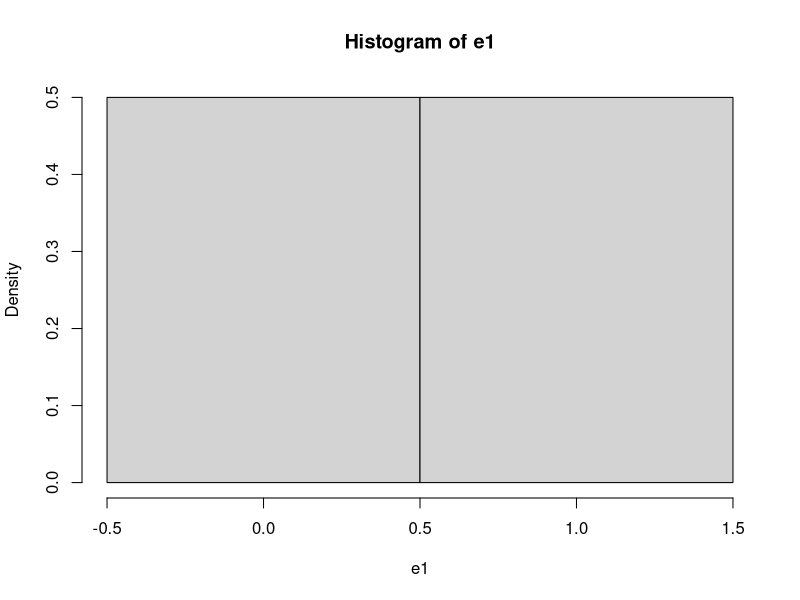
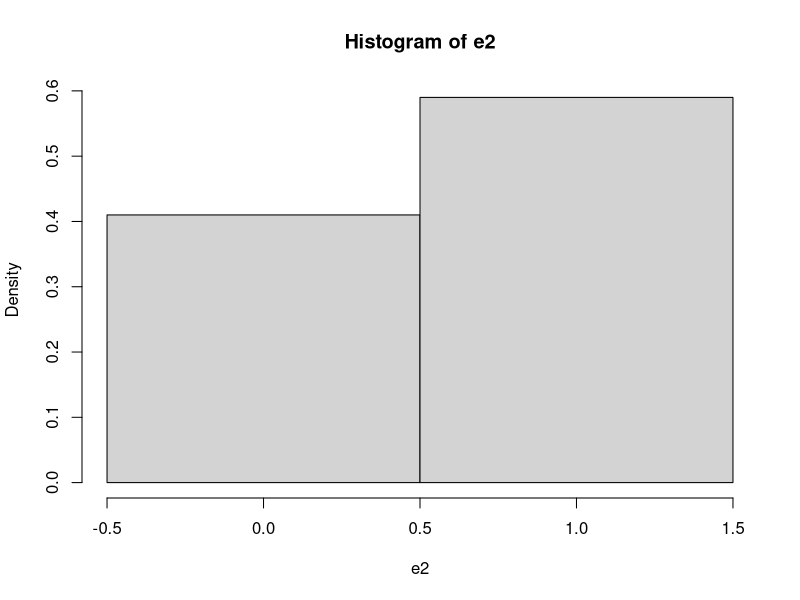
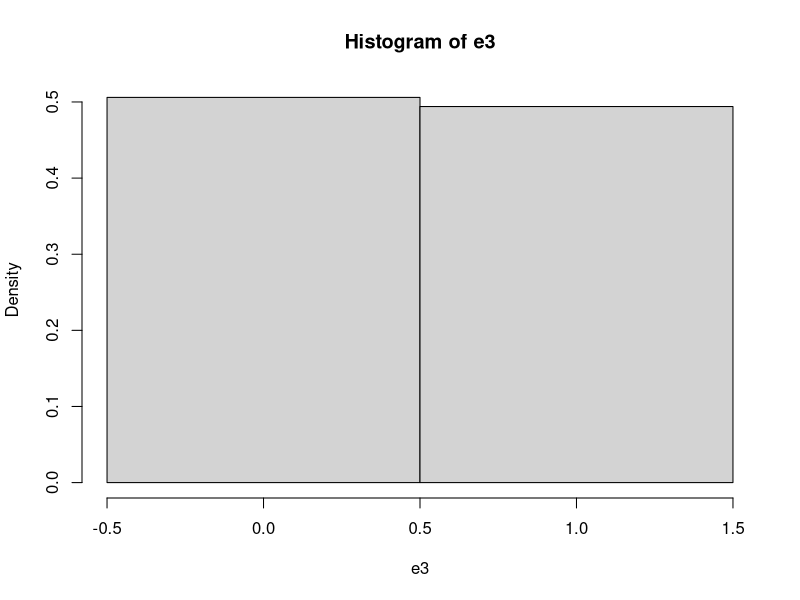
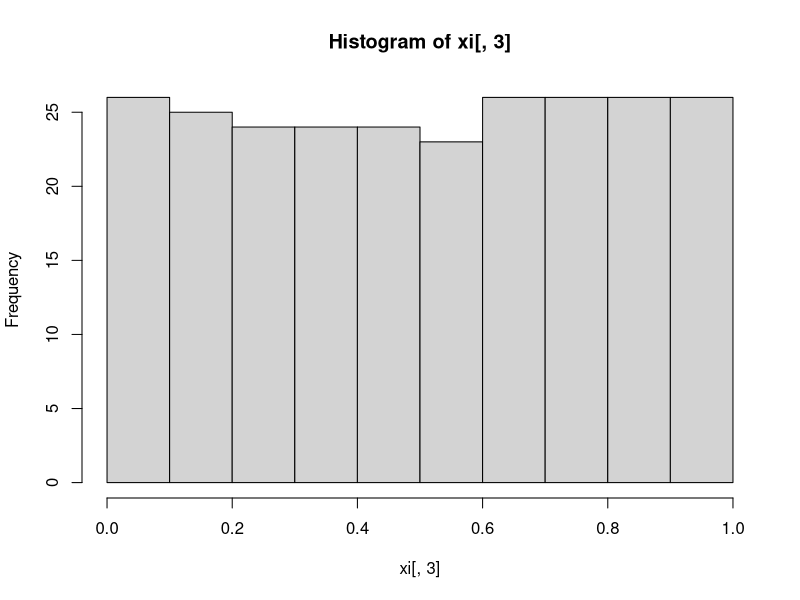
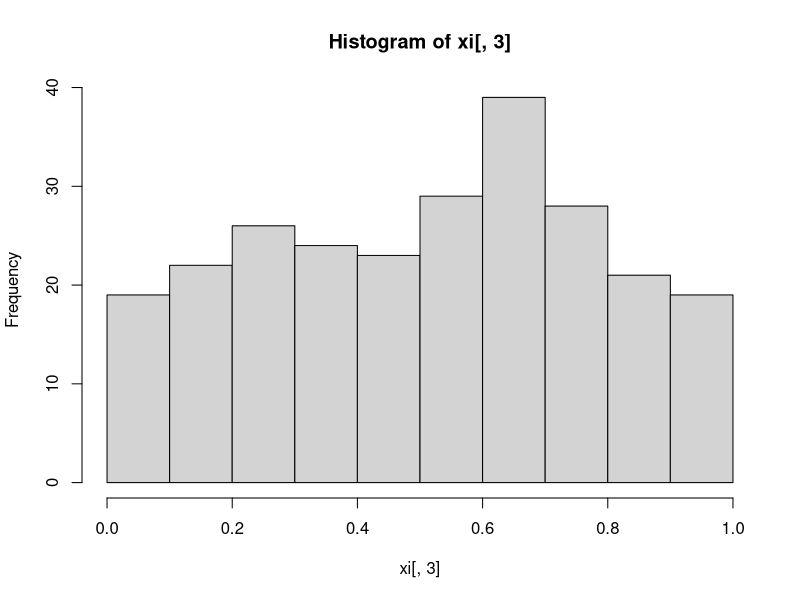
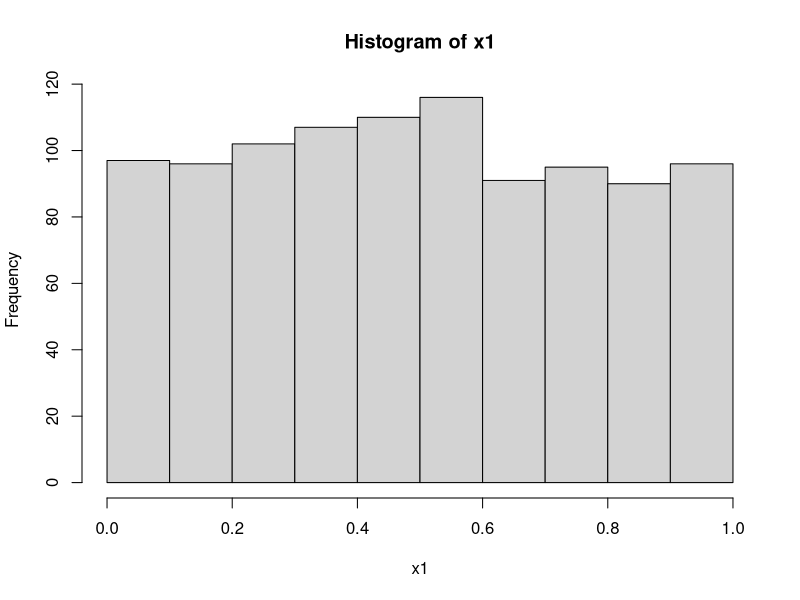

The R source for these figures, in order: (Note: this script raises an error after producing the figures.)
## ---- chunk 1
#                      -=( Install & Load Package Function )=-
install_load <- function (package1, ...)  {   

   # convert arguments to vector
   packages <- c(package1, ...)

   # start loop to determine if each package is installed
   for(package in packages){

       # if package is installed locally, load
       if(package %in% rownames(installed.packages()))
          do.call('library', list(package))

       # if package is not installed locally, download, then load
       else {
          install.packages(package)
          do.call("library", list(package))
       }
   } 
}

path <- function() gsub  ( "\\\\",  "/",  readClipboard ()  )
#Copy path, Panggil function di console
#Copy r path, paste ke var yang diinginkan
## ---- chunk 2
require("knitr")
opts_knit$set(root.dir = "C:/Users/Fathan/Documents/Obsidian Vault/2. Kuliah/Smt 6/1. Metode Simulasi dan Resampling")
## ---- chunk 3
FlipCoin <- function(n) sample(0:1, n, rep=T) 
n <- 10
e1 <- FlipCoin(n) 
e1 
## ---- chunk 4
cat("Banyaknya tail :", sum(e1==0), "dan Peluangnya :", sum(e1==0)/n,
    "\nBanyaknya head :", sum(e1==1), "dan Peluangnya :", sum(e1==1)/n)
## ---- chunk 5
hist(e1,breaks=c(-0.5, 0.5, 1.5), prob=T) 
## ---- chunk 6
#Menggunakan function sebelumnya
n <- 28 
gb <- FlipCoin(n)
gb

g = 0; b=0; B=0
for(i in 1:n){
  if(gb[i] == 1){
    g <- g+1
    b <- 0
  } else{
    b <- b+1
  }
  
  if(b==4){
    B <- B+1
    b <- 0
  }
}

cat("Banyaknya anak perempuan :", g,
    "\nBanyaknya 4 anak tanpa perempuan :", B, 
    "\nPeluangnya :", g/(g+B))
## ---- chunk 7
RollDie <- function(n) sample(1:6, n, rep=T)
n <- 50
d1 <- RollDie(n)
d1
## ---- chunk 8
cat("Banyaknya tail :", sum(d1==3), "dan Frekuensi Relatifnya :", sum(d1==3)/n)
## ---- chunk 9
n <- 100
e2 <- FlipCoin(n) 
cat("Banyaknya tail :", sum(e2==0), "dan Frekuensi Relatifnya :", sum(e2==0)/n,
    "\nBanyaknya head :", sum(e2==1), "dan Frekuensi Relatifnya :", sum(e2==1)/n)
## ---- chunk 10
hist(e2, breaks=c(-0.5, 0.5, 1.5), prob=T)
## ---- chunk 11
n <- 500
e3 <- FlipCoin(n) 
cat("Banyaknya tail :", sum(e3==0), "dan Peluangnya :", sum(e3==0)/n,
    "\nBanyaknya head :", sum(e3==1), "dan Peluangnya :", sum(e3==1)/n)
## ---- chunk 12
hist(e3, breaks=c(-0.5, 0.5, 1.5), prob=T)
## ---- chunk 13
Dice <- function(n){
  d <- RollDie(n)
  rolls <- numeric(0)
  for(i in 1:6) rolls = c(rolls, sum(d==i)/n)
return(rolls)
}

RollingDice <- data.frame(
  rolls.200 = Dice(200),
  rolls.1000 = Dice(1000)
) 
rownames(RollingDice) <- paste0("RF.", 1:6)
print(RollingDice)
## ---- chunk 14
x0 <-78 
n <- 250
a <- 1598
b <- 17
m <- 1000

xi <- matrix (NA , n, 3 )
colnames (xi) <-c( "aX(i-1)+b", "Xi", "Ui") 
for  (i in 1 :n){
  xi[i,1] <- (a * x0 + b) 
  xi[i,2] <- xi[i, 1]%%m 
  xi[i,3] <- xi[i, 2]/m 
  x0 <- xi[i,2]
}
hist(xi[,3])

cbind("i"=1:20,    "Xi"=xi[1:20,2], 
      "i"=101:120, "Xi"=xi[101:120,2], 
      "i"=201:220, "Xi"=xi[201:220,2])
## ---- chunk 15
x0 <-73 
n <- 250
a <- 17
b <- 7
m <- 1024

xi <- matrix (NA , n, 3 )
colnames (xi) <-c( "aX(i-1)+b", "Xi", "Ui") 
for  (i in 1 :n){
  xi[i,1] <- (a * x0 + b) 
  xi[i,2] <- xi[i, 1]%%m 
  xi[i,3] <- xi[i, 2]/m 
  x0 <- xi[i,2]
}
hist(xi[,3])

cbind("i"=1:20,    "Xi"=xi[1:20,2], 
      "i"=101:120, "Xi"=xi[101:120,2], 
      "i"=201:220, "Xi"=xi[201:220,2])
## ---- chunk 16
n <- 1000
x1 <- 0.9
for(i in 2:n) x1[i] <- (pi + x1[i-1])^5%%1

hist(x1)

cbind("i"=1:20,    "Xi"=xi[1:20,2], 
      "i"=101:120, "Xi"=xi[101:120,2], 
      "i"=201:220, "Xi"=xi[201:220,2])
## ---- chunk 17
install_load('readxl','dplyr','kableExtra','DT')
raw.data <- read_xlsx("Data pert 2.xlsx")
data <- raw.data
## ---- chunk 18
#Bernouli
i <- 1000
p <- .65
X <- runif(i)
Y <- NULL
for (z in 1:i) ifelse (X[z] <= p, Y[z] <- 1, Y[z] <- 0)
(tabel <- table(Y)/length(Y))
barplot(tabel, main="Bernoulli")

i <- 1000
p <- .65
X <- runif(i)
Y <- (X <= p)+0
(tabel <- table(Y)/length(Y))
barplot(tabel, main="Bernoulli")
## ---- chunk 19
i<-1000 
N<-4
X<-runif(i) 
DU<-NULL
for (z in 1:i){
if (X[z]<=1/N) DU[z]<-1
else if (X[z]<=2/N) DU[z]<-2  
else if (X[z]<=3/N) DU[z]<-3
else DU[z]<-4 
}
(tabel<-table(DU)/length(DU)) 
barplot(tabel,main="Seragam Diskret")
